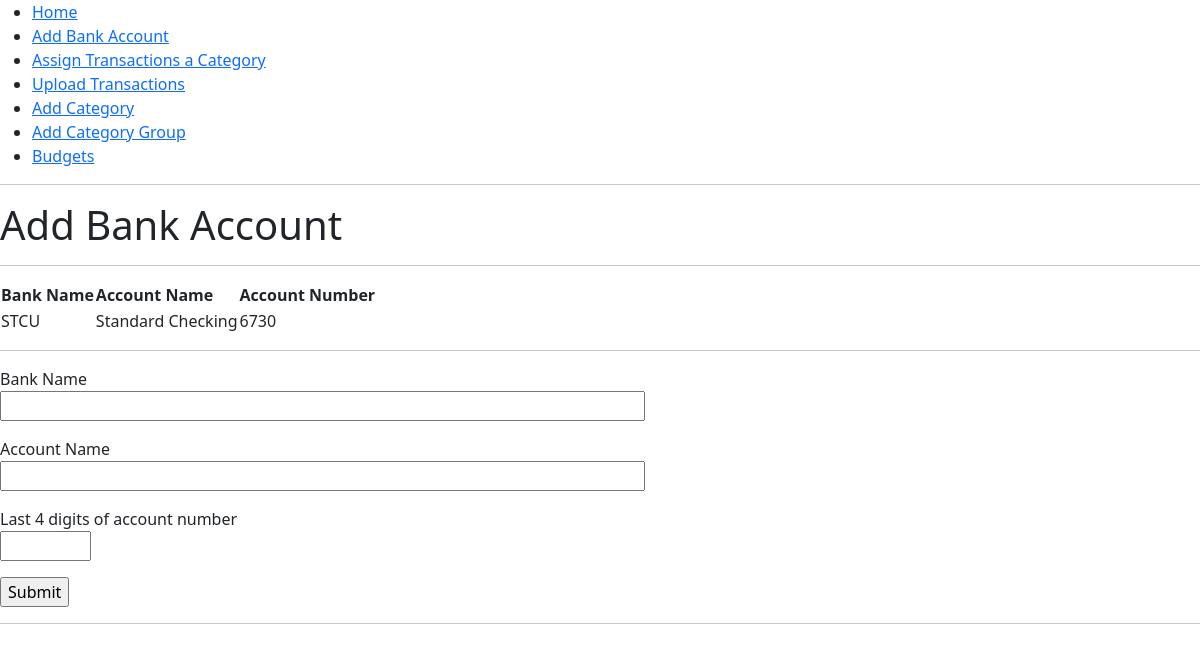
Screenshot of /add_bank_account with the database file from the repository.
### app/models.py (models this page shows, shortened)
class BankAccount(db.Model):
	id = db.Column(db.Integer, primary_key=True)
	name_bank = db.Column(db.String(64))
	name_account = db.Column(db.String(64))
	account_number = db.Column(db.String(4)) #Only allow input of last 4 digits
	transactions = db.relationship("Transaction", back_populates="bank_account", cascade="all, delete-orphan")
	upload_map = db.relationship("UploadMap", back_populates="bank_account", cascade="all, delete-orphan")

### app/main/routes.py (the view)
@bp.route('/add_bank_account', methods=['GET', 'POST'])
def add_bank_account():
    form = AddBankAccountForm()
    if form.validate_on_submit():
        bank = BankAccount(name_bank=form.bankName.data, name_account=form.accountName.data, account_number=form.accountNumber.data)
        db.session.add(bank)
        db.session.commit()
        flash(f"{form.accountName.data} account from {form.bankName.data} added!")
        return redirect(url_for('main.add_bank_account'))
    banks = BankAccount.query.order_by(BankAccount.name_bank.desc()).all()
    return render_template('add_bank_account.html', title='Add Bank Account', form=form, banks=banks)

### app/main/forms.py
class AddBankAccountForm(FlaskForm):
	bankName = StringField('Bank Name', validators=[DataRequired(), Length(max=64)])
	accountName = StringField('Account Name', validators=[Length(max=64)])
	accountNumber = StringField('Last 4 digits of account number', validators=[Length(max=4)])
	submit = SubmitField('Submit')

### app/templates/add_bank_account.html (shortened to what this page needs)
{% extends "base.html"%}
{% block content %}
	<h1>Add Bank Account</h1>
	<hr>
	<table>
 	<tr>
	    <th>Bank Name</th>
	    <th>Account Name</th>
	    <th>Account Number</th>
 	</tr>
	{% for bank in banks %}
		<tr>
    	  <td>{{ bank.name_bank }}</td>
    	  <td>{{ bank.name_account }}</td>
    	  <td>{{ bank.account_number}}</td>
  		</tr>
	{% endfor %}
  </table>
  <hr>
	<form action="" method="POST" novalidate>
		<p>
			{{ form.bankName.label }}<br>
			{{ form.bankName(size=64) }}
		</p>
		<p>
			{{ form.accountName.label }}<br>
			{{ form.accountName(size=64) }}
		</p>
		<p>
			{{ form.accountNumber.label }}<br>
			{{ form.accountNumber(size=4) }}
		</p>
		<p>{{ form.submit() }}</p>
	</form>
  <hr>
{% endblock %}

### rows the page displays
BankAccount: name_bank "STCU", name_account "Standard Checking", account_number "6730"
